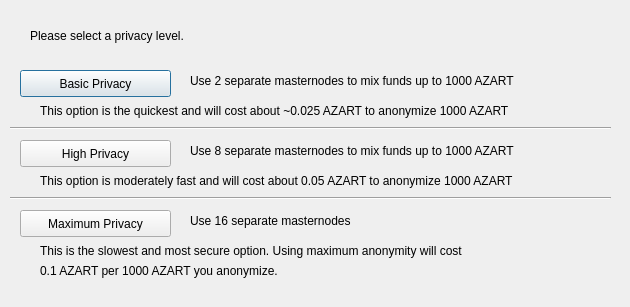
<?xml version="1.0" encoding="UTF-8"?>
<ui version="4.0">
 <class>DarksendConfig</class>
 <widget class="QDialog" name="DarksendConfig">
  <property name="geometry">
   <rect>
    <x>0</x>
    <y>0</y>
    <width>630</width>
    <height>307</height>
   </rect>
  </property>
  <property name="windowTitle">
   <string>Configure PrivateSend</string>
  </property>
  <widget class="QPushButton" name="buttonBasic">
   <property name="geometry">
    <rect>
     <x>20</x>
     <y>70</y>
     <width>151</width>
     <height>27</height>
    </rect>
   </property>
   <property name="text">
    <string>Basic Privacy</string>
   </property>
  </widget>
  <widget class="QPushButton" name="buttonHigh">
   <property name="geometry">
    <rect>
     <x>20</x>
     <y>140</y>
     <width>151</width>
     <height>27</height>
    </rect>
   </property>
   <property name="text">
    <string>High Privacy</string>
   </property>
  </widget>
  <widget class="QPushButton" name="buttonMax">
   <property name="geometry">
    <rect>
     <x>20</x>
     <y>210</y>
     <width>151</width>
     <height>27</height>
    </rect>
   </property>
   <property name="text">
    <string>Maximum Privacy</string>
   </property>
  </widget>
  <widget class="QLabel" name="label">
   <property name="geometry">
    <rect>
     <x>30</x>
     <y>20</y>
     <width>571</width>
     <height>31</height>
    </rect>
   </property>
   <property name="text">
    <string>Please select a privacy level.</string>
   </property>
  </widget>
  <widget class="QLabel" name="label_2">
   <property name="geometry">
    <rect>
     <x>190</x>
     <y>70</y>
     <width>421</width>
     <height>21</height>
    </rect>
   </property>
   <property name="text">
    <string>Use 2 separate masternodes to mix funds up to 1000 AZART</string>
   </property>
  </widget>
  <widget class="QLabel" name="label_3">
   <property name="geometry">
    <rect>
     <x>190</x>
     <y>140</y>
     <width>411</width>
     <height>21</height>
    </rect>
   </property>
   <property name="text">
    <string>Use 8 separate masternodes to mix funds up to 1000 AZART</string>
   </property>
  </widget>
  <widget class="QLabel" name="label_4">
   <property name="geometry">
    <rect>
     <x>190</x>
     <y>210</y>
     <width>421</width>
     <height>21</height>
    </rect>
   </property>
   <property name="text">
    <string>Use 16 separate masternodes</string>
   </property>
  </widget>
  <widget class="QLabel" name="label_6">
   <property name="geometry">
    <rect>
     <x>40</x>
     <y>100</y>
     <width>561</width>
     <height>21</height>
    </rect>
   </property>
   <property name="text">
    <string>This option is the quickest and will cost about ~0.025 AZART to anonymize 1000 AZART</string>
   </property>
  </widget>
  <widget class="QLabel" name="label_7">
   <property name="geometry">
    <rect>
     <x>40</x>
     <y>170</y>
     <width>561</width>
     <height>21</height>
    </rect>
   </property>
   <property name="text">
    <string>This option is moderately fast and will cost about 0.05 AZART to anonymize 1000 AZART</string>
   </property>
  </widget>
  <widget class="QLabel" name="label_8">
   <property name="geometry">
    <rect>
     <x>40</x>
     <y>240</y>
     <width>561</width>
     <height>21</height>
    </rect>
   </property>
   <property name="text">
    <string>This is the slowest and most secure option. Using maximum anonymity will cost</string>
   </property>
  </widget>
  <widget class="QLabel" name="label_9">
   <property name="geometry">
    <rect>
     <x>40</x>
     <y>260</y>
     <width>561</width>
     <height>21</height>
    </rect>
   </property>
   <property name="text">
    <string>0.1 AZART per 1000 AZART you anonymize.</string>
   </property>
  </widget>
  <widget class="Line" name="line">
   <property name="geometry">
    <rect>
     <x>10</x>
     <y>120</y>
     <width>601</width>
     <height>16</height>
    </rect>
   </property>
   <property name="orientation">
    <enum>Qt::Horizontal</enum>
   </property>
  </widget>
  <widget class="Line" name="line_2">
   <property name="geometry">
    <rect>
     <x>10</x>
     <y>190</y>
     <width>601</width>
     <height>16</height>
    </rect>
   </property>
   <property name="orientation">
    <enum>Qt::Horizontal</enum>
   </property>
  </widget>
 </widget>
 <resources/>
 <connections/>
</ui>
